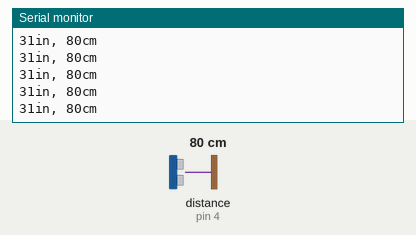
The sketch below on a simulated Arduino Uno, built with avr-gcc and run on an emulated ATmega328P. Shown: the last lines printed to the serial monitor. Wiring (inferred from the names in the program): ultrasonic range finder: trigger pin 2; echo pin 4. The test bench sets the inputs (shaded band); at power-on: distance to the obstacle (sensor on pin 4) 80 cm. The echo pulse lasts 58.3 µs per cm.

Above: at 6.2 s.
6.3 s: distance to the obstacle (sensor on pin 4) set to 2 cm
At 6.5 s:
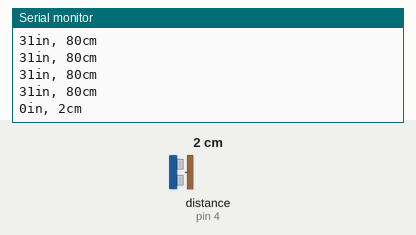
7.8 s: distance to the obstacle (sensor on pin 4) set to 120 cm
At 7.83 s:
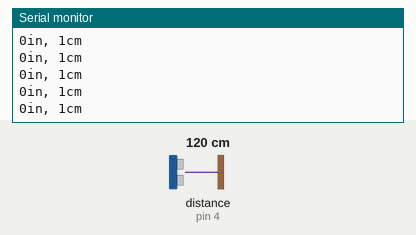
Timing chart, 0 to 10.8 s (numbered marks = the images above; inputs shaded):
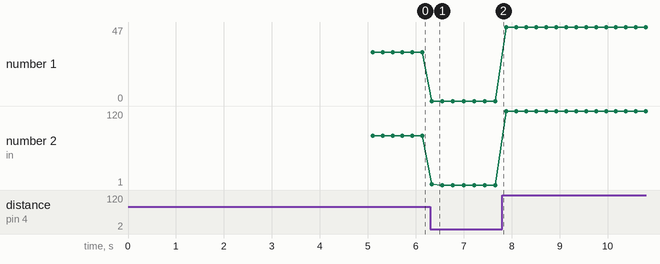

The sketch:

ultrasonic.ino
```cpp
const int trigPin = 2;
const int echoPin = 4;
const int buzzer = 10;

void setup() {
  delay(5000);
  // initialize serial communication:
  Serial.begin(9600);

}

void loop()
{
  delay(100);
  // establish variables for duration of the ping,
  // and the distance result in inches and centimeters:
  long duration, inches, cm;

  // The sensor is triggered by a HIGH pulse of 10 or more microseconds.
  // Give a short LOW pulse beforehand to ensure a clean HIGH pulse:
  pinMode(trigPin, OUTPUT);
  digitalWrite(trigPin, LOW);
  delayMicroseconds(2);
  digitalWrite(trigPin, HIGH);
  delayMicroseconds(10);
  digitalWrite(trigPin, LOW);

  // Read the signal from the sensor: a HIGH pulse whose
  // duration is the time (in microseconds) from the sending
  // of the ping to the reception of its echo off of an object.
  pinMode(echoPin, INPUT);
  duration = pulseIn(echoPin, HIGH);

  // convert the time into a distance
  inches = microsecondsToInches(duration);
  cm = microsecondsToCentimeters(duration);

  Serial.print(inches);
  Serial.print("in, ");
  Serial.print(cm);
  Serial.print("cm");
  Serial.println();

  delay(100);

  if(inches < 2){
    digitalWrite(buzzer,HIGH);
    delay(20);
    digitalWrite(buzzer,LOW);
  }
}

long microsecondsToInches(long microseconds)
{
  // According to Parallax's datasheet for the PING))), there are
  // 73.746 microseconds per inch (i.e. sound travels at 1130 feet per
  // second).  This gives the distance travelled by the ping, outbound
  // and return, so we divide by 2 to get the distance of the obstacle.
  // See: http://www.parallax.com/dl/docs/prod/acc/28015-PING-v1.3.pdf
  return microseconds / 74 / 2;
}

long microsecondsToCentimeters(long microseconds)
{
  // The speed of sound is 340 m/s or 29 microseconds per centimeter.
  // The ping travels out and back, so to find the distance of the
  // object we take half of the distance travelled.
  return microseconds / 29 / 2;
}
```

Measured:
- after the input at 6.3 s, the serial monitor: prints a new line at once (image 1)
- plotted number 1: 31 → 0 after the input at 6.3 s, 0 → 47 after the input at 7.8 s
- plotted number 2: 80 → 1 after the input at 6.3 s, 1 → 120 after the input at 7.8 s
